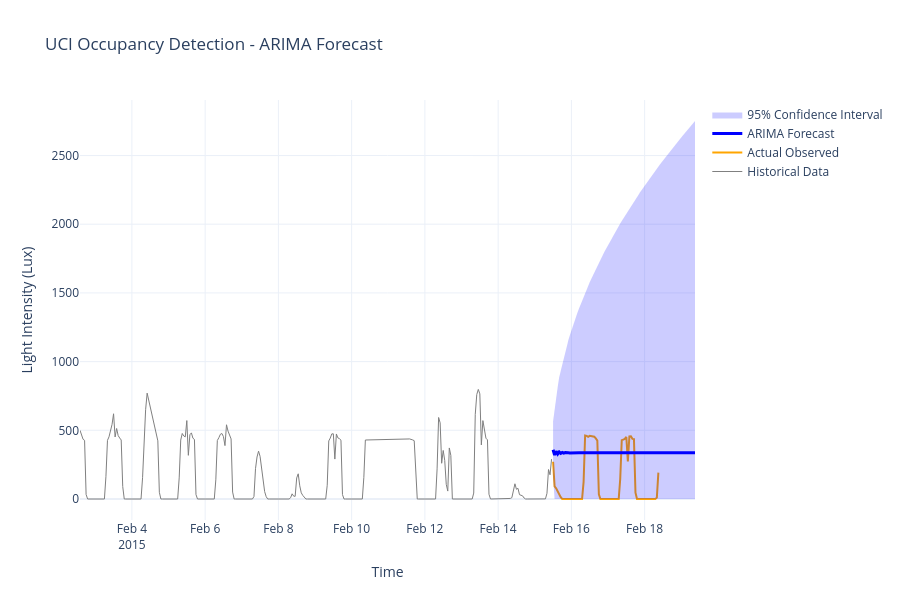

The notebook cell saved with this chart:
### Code cell
# Visualization
fig = go.Figure()

# Historical data
fig.add_trace(go.Scatter(
    x=df_hourly.index[:train_size], 
    y=df_hourly['Power_Draw_Index'][:train_size],
    name="Historical Data",
    line=dict(color='gray', width=1)
))

# Actual test data
fig.add_trace(go.Scatter(
    x=df_hourly.index[train_size:], 
    y=df_hourly['Power_Draw_Index'][train_size:],
    name="Actual Observed",
    line=dict(color='orange', width=2)
))

# ARIMA forecast
fig.add_trace(go.Scatter(
    x=forecast_time_index,
    y=forecast_values,
    name="ARIMA Forecast",
    line=dict(color='blue', width=3)
))

# Confidence intervals
fig.add_trace(go.Scatter(
    x=forecast_time_index, 
    y=conf_int.iloc[:, 1],
    mode='lines',
    line=dict(width=0),
    showlegend=False
))

fig.add_trace(go.Scatter(
    x=forecast_time_index, 
    y=conf_int.iloc[:, 0],
    mode='lines',
    line=dict(width=0),
    fill='tonexty',
    fillcolor='rgba(0, 0, 255, 0.2)',
    name="95% Confidence Interval"
))

fig.update_layout(
    title="UCI Occupancy Detection - ARIMA Forecast",
    yaxis_title="Light Intensity (Lux)",
    xaxis_title="Time",
    template="plotly_white",
    height=600
)

fig.show()
